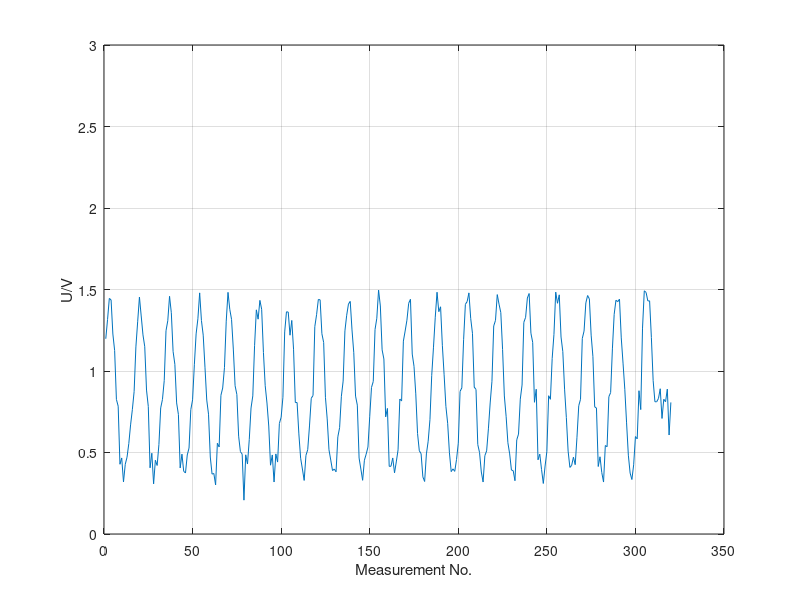

Source code (MATLAB):
close all;
u = [    1.197827  1.315552  1.445361  1.435889  1.227124  1.125806  0.825806  0.784204  0.427808  0.466577  0.319751  0.427808  0.471216  0.555005  0.669409  0.762866  0.873853  1.147876  1.301855  1.453516  1.337500  1.221484  1.149170  0.883105  0.782593  0.406055  0.495581  0.307666  0.452783  0.420459  0.549268  0.773340  0.825708  0.941528  1.247070  1.308301  1.458350  1.357739  1.119971  1.041113  0.804150  0.733447  0.405249  0.489941  0.384302  0.374536  0.484912  0.527515  0.762866  0.823193  1.038306  1.227734  1.320386  1.479297  1.310107  1.219971  1.023389  0.821875  0.735059  0.472217  0.367383  0.371411  0.301123  0.556714  0.533862  0.850781  0.895703  1.020483  1.305884  1.482519  1.378491  1.316650  1.134570  0.909692  0.855811  0.600317  0.505249  0.490039  0.207666  0.485815  0.429321  0.579077  0.773340  0.847266  1.155127  1.375269  1.317969  1.433374  1.378686  1.113623  0.909692  0.803442  0.662451  0.422168  0.485107  0.318945  0.491455  0.441309  0.678271  0.716138  0.839111  1.239678  1.363184  1.361670  1.219678  1.310205  1.133862  0.806470  0.806665  0.614111  0.464966  0.398804  0.328613  0.482495  0.517139  0.662866  0.833057  0.849585  1.272046  1.345361  1.438916  1.436694  1.228735  1.174951  0.838794  0.705957  0.516528  0.453687  0.389136  0.398804  0.381689  0.596094  0.652393  0.845044  0.938306  1.246265  1.342139  1.410718  1.427026  1.252100  1.112109  0.846045  0.790649  0.465771  0.398804  0.329419  0.452783  0.489746  0.533154  0.719360  0.899023  0.935889  1.254321  1.323608  1.496216  1.398828  1.129639  1.073438  0.718652  0.770508  0.414917  0.415723  0.466577  0.375342  0.442212  0.516138  0.828223  0.815845  1.183423  1.245459  1.311523  1.415552  1.440015  1.103857  1.029028  0.859839  0.616431  0.510083  0.493164  0.350464  0.322168  0.491357  0.569409  0.701538  0.973047  1.146265  1.330054  1.483325  1.363989  1.393994  1.157935  0.976660  0.783203  0.679370  0.497998  0.382690  0.399609  0.384204  0.456714  0.557227  0.874951  0.896411  1.191855  1.409106  1.426025  1.479297  1.322998  1.231348  0.900830  0.887329  0.548755  0.499609  0.380273  0.318945  0.480884  0.509888  0.645142  0.803955  0.936694  1.276074  1.310718  1.468726  1.410010  1.358545  1.132251  0.846851  0.722070  0.560034  0.491553  0.392358  0.388330  0.326904  0.577563  0.612915  0.827319  0.914136  1.298633  1.329248  1.447778  1.475366  1.231958  1.175757  0.808081  0.888232  0.455200  0.489941  0.395581  0.310083  0.417236  0.506470  0.848364  0.826416  1.076978  1.224414  1.484033  1.415552  1.467310  1.208594  1.119360  0.888745  0.714014  0.508472  0.408472  0.421362  0.471313  0.425293  0.593579  0.787036  0.826318  1.199536  1.245361  1.417163  1.463086  1.442334  1.219971  1.087939  0.779883  0.772925  0.414111  0.473828  0.377051  0.318848  0.543018  0.535474  0.842725  0.867407  1.135791  1.347778  1.434082  1.425220  1.440723  1.203052  1.048364  0.888037  0.681787  0.483496  0.373828  0.334253  0.424487  0.597803  0.583814  0.879077  0.763281  1.263086  1.492090  1.482422  1.430054  1.430249  1.205566  0.941113  0.811304  0.811304  0.831445  0.891162  0.708887  0.826611  0.811304  0.888843  0.607275  0.807275]
t = 1:320;
plot(t,u,'-')
xlabel('Measurement No.')
ylabel('U/V')
grid on
ylim([0 3])